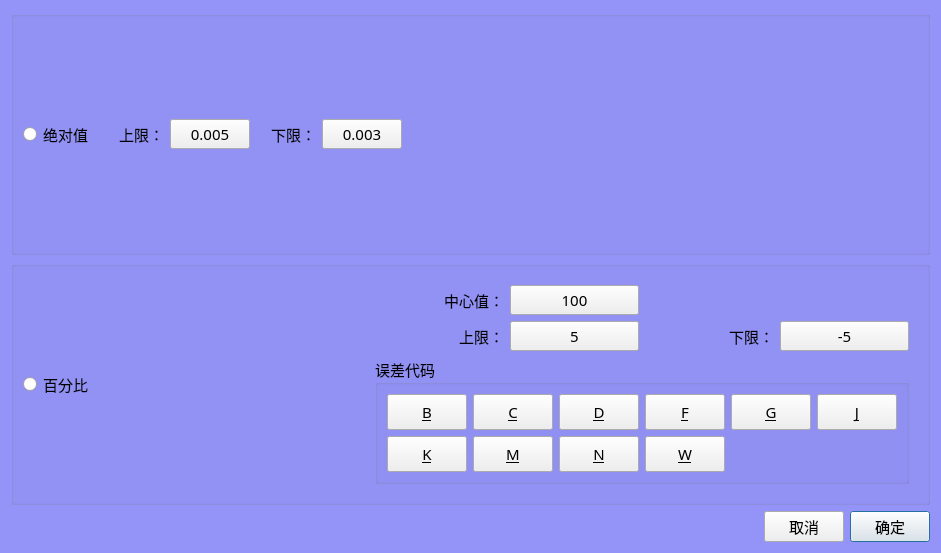
<?xml version="1.0" encoding="UTF-8"?>
<ui version="4.0">
 <class>frmSetLimit</class>
 <widget class="QDialog" name="frmSetLimit">
  <property name="geometry">
   <rect>
    <x>0</x>
    <y>0</y>
    <width>941</width>
    <height>553</height>
   </rect>
  </property>
  <property name="windowTitle">
   <string>设置上下限</string>
  </property>
  <property name="styleSheet">
   <string notr="true">QDialog
{
	
	background-color: rgb(148, 148, 248);
}</string>
  </property>
  <layout class="QVBoxLayout" name="verticalLayout_2">
   <item>
    <widget class="QGroupBox" name="groupBox_2">
     <property name="title">
      <string/>
     </property>
     <layout class="QHBoxLayout" name="horizontalLayout_6" stretch="0,10">
      <property name="spacing">
       <number>2</number>
      </property>
      <item>
       <widget class="QRadioButton" name="rbAbs">
        <property name="minimumSize">
         <size>
          <width>50</width>
          <height>0</height>
         </size>
        </property>
        <property name="font">
         <font>
          <family>楷体</family>
          <pointsize>11</pointsize>
         </font>
        </property>
        <property name="text">
         <string>绝对值</string>
        </property>
        <property name="checked">
         <bool>false</bool>
        </property>
       </widget>
      </item>
      <item>
       <widget class="QWidget" name="wdgAbs" native="true">
        <layout class="QHBoxLayout" name="horizontalLayout">
         <item>
          <widget class="QLabel" name="label">
           <property name="minimumSize">
            <size>
             <width>60</width>
             <height>0</height>
            </size>
           </property>
           <property name="font">
            <font>
             <family>楷体</family>
             <pointsize>11</pointsize>
            </font>
           </property>
           <property name="text">
            <string>上限：</string>
           </property>
           <property name="alignment">
            <set>Qt::AlignRight|Qt::AlignTrailing|Qt::AlignVCenter</set>
           </property>
          </widget>
         </item>
         <item>
          <widget class="QPushButton" name="btnAbsHi">
           <property name="minimumSize">
            <size>
             <width>0</width>
             <height>30</height>
            </size>
           </property>
           <property name="font">
            <font>
             <family>楷体</family>
             <pointsize>11</pointsize>
            </font>
           </property>
           <property name="text">
            <string>0.005</string>
           </property>
          </widget>
         </item>
         <item>
          <widget class="QLabel" name="label_2">
           <property name="minimumSize">
            <size>
             <width>60</width>
             <height>0</height>
            </size>
           </property>
           <property name="font">
            <font>
             <family>楷体</family>
             <pointsize>11</pointsize>
            </font>
           </property>
           <property name="text">
            <string>下限：</string>
           </property>
           <property name="alignment">
            <set>Qt::AlignRight|Qt::AlignTrailing|Qt::AlignVCenter</set>
           </property>
          </widget>
         </item>
         <item>
          <widget class="QPushButton" name="btnAbsLow">
           <property name="minimumSize">
            <size>
             <width>0</width>
             <height>30</height>
            </size>
           </property>
           <property name="font">
            <font>
             <family>楷体</family>
             <pointsize>11</pointsize>
            </font>
           </property>
           <property name="text">
            <string>0.003</string>
           </property>
          </widget>
         </item>
         <item>
          <spacer name="horizontalSpacer">
           <property name="orientation">
            <enum>Qt::Horizontal</enum>
           </property>
           <property name="sizeHint" stdset="0">
            <size>
             <width>40</width>
             <height>20</height>
            </size>
           </property>
          </spacer>
         </item>
        </layout>
       </widget>
      </item>
     </layout>
    </widget>
   </item>
   <item>
    <widget class="QGroupBox" name="groupBox_3">
     <property name="title">
      <string/>
     </property>
     <layout class="QHBoxLayout" name="horizontalLayout_5">
      <item>
       <widget class="QRadioButton" name="rbPer">
        <property name="minimumSize">
         <size>
          <width>50</width>
          <height>0</height>
         </size>
        </property>
        <property name="font">
         <font>
          <family>楷体</family>
          <pointsize>11</pointsize>
         </font>
        </property>
        <property name="text">
         <string>百分比</string>
        </property>
       </widget>
      </item>
      <item>
       <widget class="QWidget" name="wdgPer" native="true">
        <layout class="QVBoxLayout" name="verticalLayout">
         <item>
          <layout class="QGridLayout" name="gridLayout_2">
           <item row="0" column="0">
            <widget class="QLabel" name="label_5">
             <property name="minimumSize">
              <size>
               <width>60</width>
               <height>0</height>
              </size>
             </property>
             <property name="font">
              <font>
               <family>楷体</family>
               <pointsize>11</pointsize>
              </font>
             </property>
             <property name="text">
              <string>中心值：</string>
             </property>
             <property name="alignment">
              <set>Qt::AlignRight|Qt::AlignTrailing|Qt::AlignVCenter</set>
             </property>
            </widget>
           </item>
           <item row="0" column="1">
            <widget class="QPushButton" name="btnPerNorminal">
             <property name="minimumSize">
              <size>
               <width>0</width>
               <height>30</height>
              </size>
             </property>
             <property name="font">
              <font>
               <family>楷体</family>
               <pointsize>11</pointsize>
              </font>
             </property>
             <property name="text">
              <string>100</string>
             </property>
            </widget>
           </item>
           <item row="0" column="2" colspan="2">
            <widget class="QLabel" name="btnCode">
             <property name="font">
              <font>
               <family>楷体</family>
               <pointsize>11</pointsize>
              </font>
             </property>
             <property name="text">
              <string/>
             </property>
            </widget>
           </item>
           <item row="1" column="0">
            <widget class="QLabel" name="label_3">
             <property name="minimumSize">
              <size>
               <width>60</width>
               <height>0</height>
              </size>
             </property>
             <property name="font">
              <font>
               <family>楷体</family>
               <pointsize>11</pointsize>
              </font>
             </property>
             <property name="text">
              <string>上限：</string>
             </property>
             <property name="alignment">
              <set>Qt::AlignRight|Qt::AlignTrailing|Qt::AlignVCenter</set>
             </property>
            </widget>
           </item>
           <item row="1" column="1">
            <widget class="QPushButton" name="btnPerHi">
             <property name="minimumSize">
              <size>
               <width>0</width>
               <height>30</height>
              </size>
             </property>
             <property name="font">
              <font>
               <family>楷体</family>
               <pointsize>11</pointsize>
              </font>
             </property>
             <property name="text">
              <string>5</string>
             </property>
            </widget>
           </item>
           <item row="1" column="2">
            <widget class="QLabel" name="label_4">
             <property name="minimumSize">
              <size>
               <width>60</width>
               <height>0</height>
              </size>
             </property>
             <property name="font">
              <font>
               <family>楷体</family>
               <pointsize>11</pointsize>
              </font>
             </property>
             <property name="text">
              <string>下限：</string>
             </property>
             <property name="alignment">
              <set>Qt::AlignRight|Qt::AlignTrailing|Qt::AlignVCenter</set>
             </property>
            </widget>
           </item>
           <item row="1" column="3">
            <widget class="QPushButton" name="btnPerLo">
             <property name="minimumSize">
              <size>
               <width>0</width>
               <height>30</height>
              </size>
             </property>
             <property name="font">
              <font>
               <family>楷体</family>
               <pointsize>11</pointsize>
              </font>
             </property>
             <property name="text">
              <string>-5</string>
             </property>
            </widget>
           </item>
          </layout>
         </item>
         <item>
          <widget class="QGroupBox" name="groupBox">
           <property name="font">
            <font>
             <family>楷体</family>
             <pointsize>11</pointsize>
            </font>
           </property>
           <property name="title">
            <string>误差代码</string>
           </property>
           <layout class="QGridLayout" name="gridLayout">
            <item row="0" column="0">
             <widget class="QPushButton" name="btnB">
              <property name="minimumSize">
               <size>
                <width>41</width>
                <height>30</height>
               </size>
              </property>
              <property name="maximumSize">
               <size>
                <width>1111</width>
                <height>1111</height>
               </size>
              </property>
              <property name="font">
               <font>
                <family>楷体</family>
                <pointsize>11</pointsize>
               </font>
              </property>
              <property name="toolTip">
               <string>±0.1%</string>
              </property>
              <property name="text">
               <string>&amp;B</string>
              </property>
             </widget>
            </item>
            <item row="0" column="1">
             <widget class="QPushButton" name="btnC">
              <property name="minimumSize">
               <size>
                <width>41</width>
                <height>30</height>
               </size>
              </property>
              <property name="maximumSize">
               <size>
                <width>1111</width>
                <height>1111</height>
               </size>
              </property>
              <property name="font">
               <font>
                <family>楷体</family>
                <pointsize>11</pointsize>
               </font>
              </property>
              <property name="toolTip">
               <string>±0.25%</string>
              </property>
              <property name="text">
               <string>&amp;C</string>
              </property>
             </widget>
            </item>
            <item row="0" column="2">
             <widget class="QPushButton" name="btnD">
              <property name="minimumSize">
               <size>
                <width>41</width>
                <height>30</height>
               </size>
              </property>
              <property name="maximumSize">
               <size>
                <width>1111</width>
                <height>1111</height>
               </size>
              </property>
              <property name="font">
               <font>
                <family>楷体</family>
                <pointsize>11</pointsize>
               </font>
              </property>
              <property name="toolTip">
               <string>±0.5%</string>
              </property>
              <property name="text">
               <string>&amp;D</string>
              </property>
             </widget>
            </item>
            <item row="0" column="3">
             <widget class="QPushButton" name="btnF">
              <property name="minimumSize">
               <size>
                <width>41</width>
                <height>30</height>
               </size>
              </property>
              <property name="maximumSize">
               <size>
                <width>1111</width>
                <height>1111</height>
               </size>
              </property>
              <property name="font">
               <font>
                <family>楷体</family>
                <pointsize>11</pointsize>
               </font>
              </property>
              <property name="toolTip">
               <string>±1%</string>
              </property>
              <property name="text">
               <string>&amp;F</string>
              </property>
             </widget>
            </item>
            <item row="0" column="4">
             <widget class="QPushButton" name="btnG">
              <property name="minimumSize">
               <size>
                <width>41</width>
                <height>30</height>
               </size>
              </property>
              <property name="maximumSize">
               <size>
                <width>1111</width>
                <height>1111</height>
               </size>
              </property>
              <property name="font">
               <font>
                <family>楷体</family>
                <pointsize>11</pointsize>
               </font>
              </property>
              <property name="toolTip">
               <string>±2%</string>
              </property>
              <property name="text">
               <string>&amp;G</string>
              </property>
             </widget>
            </item>
            <item row="0" column="5">
             <widget class="QPushButton" name="btnJ">
              <property name="minimumSize">
               <size>
                <width>41</width>
                <height>30</height>
               </size>
              </property>
              <property name="maximumSize">
               <size>
                <width>1111</width>
                <height>1111</height>
               </size>
              </property>
              <property name="font">
               <font>
                <family>楷体</family>
                <pointsize>11</pointsize>
               </font>
              </property>
              <property name="toolTip">
               <string>±5%</string>
              </property>
              <property name="text">
               <string>&amp;J</string>
              </property>
             </widget>
            </item>
            <item row="1" column="0">
             <widget class="QPushButton" name="btnK">
              <property name="minimumSize">
               <size>
                <width>41</width>
                <height>30</height>
               </size>
              </property>
              <property name="maximumSize">
               <size>
                <width>1111</width>
                <height>1111</height>
               </size>
              </property>
              <property name="font">
               <font>
                <family>楷体</family>
                <pointsize>11</pointsize>
               </font>
              </property>
              <property name="toolTip">
               <string>±10%</string>
              </property>
              <property name="text">
               <string>&amp;K</string>
              </property>
             </widget>
            </item>
            <item row="1" column="1">
             <widget class="QPushButton" name="btnM">
              <property name="minimumSize">
               <size>
                <width>41</width>
                <height>30</height>
               </size>
              </property>
              <property name="maximumSize">
               <size>
                <width>1111</width>
                <height>1111</height>
               </size>
              </property>
              <property name="font">
               <font>
                <family>楷体</family>
                <pointsize>11</pointsize>
               </font>
              </property>
              <property name="toolTip">
               <string>±20%</string>
              </property>
              <property name="text">
               <string>&amp;M</string>
              </property>
             </widget>
            </item>
            <item row="1" column="2">
             <widget class="QPushButton" name="btnN">
              <property name="minimumSize">
               <size>
                <width>41</width>
                <height>30</height>
               </size>
              </property>
              <property name="maximumSize">
               <size>
                <width>1111</width>
                <height>1111</height>
               </size>
              </property>
              <property name="font">
               <font>
                <family>楷体</family>
                <pointsize>11</pointsize>
               </font>
              </property>
              <property name="toolTip">
               <string>±30%</string>
              </property>
              <property name="text">
               <string>&amp;N</string>
              </property>
             </widget>
            </item>
            <item row="1" column="3">
             <widget class="QPushButton" name="btnW">
              <property name="minimumSize">
               <size>
                <width>41</width>
                <height>30</height>
               </size>
              </property>
              <property name="maximumSize">
               <size>
                <width>1111</width>
                <height>1111</height>
               </size>
              </property>
              <property name="font">
               <font>
                <family>楷体</family>
                <pointsize>11</pointsize>
               </font>
              </property>
              <property name="toolTip">
               <string>±0.05%</string>
              </property>
              <property name="text">
               <string>&amp;W</string>
              </property>
             </widget>
            </item>
           </layout>
          </widget>
         </item>
        </layout>
       </widget>
      </item>
     </layout>
    </widget>
   </item>
   <item>
    <layout class="QHBoxLayout" name="horizontalLayout_8">
     <item>
      <spacer name="horizontalSpacer_2">
       <property name="orientation">
        <enum>Qt::Horizontal</enum>
       </property>
       <property name="sizeHint" stdset="0">
        <size>
         <width>40</width>
         <height>20</height>
        </size>
       </property>
      </spacer>
     </item>
     <item>
      <widget class="QPushButton" name="btnCancel">
       <property name="minimumSize">
        <size>
         <width>0</width>
         <height>30</height>
        </size>
       </property>
       <property name="font">
        <font>
         <family>楷体</family>
         <pointsize>11</pointsize>
        </font>
       </property>
       <property name="text">
        <string>取消</string>
       </property>
      </widget>
     </item>
     <item>
      <widget class="QPushButton" name="btnOk">
       <property name="minimumSize">
        <size>
         <width>0</width>
         <height>30</height>
        </size>
       </property>
       <property name="font">
        <font>
         <family>楷体</family>
         <pointsize>11</pointsize>
        </font>
       </property>
       <property name="text">
        <string>确定</string>
       </property>
       <property name="default">
        <bool>true</bool>
       </property>
      </widget>
     </item>
    </layout>
   </item>
  </layout>
 </widget>
 <resources/>
 <connections/>
</ui>
